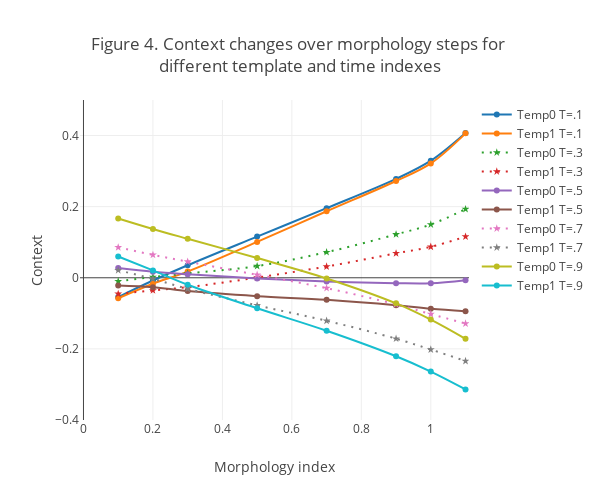

The notebook cell this image was saved under:
### Code cell
'''
5. Graph T0, T1 context curves for different time step outputs, from the relContext Model

'''
gx0y1 = np.array([relIn[0,1:,1],relCn0[1,1:,2]])
gx1y1 = np.array([relIn[0,1:,1],relCn1[1,1:,2]])

gx0y3 = np.array([relIn[0,1:,1],relCn0[3,1:,2]])
gx1y3 = np.array([relIn[0,1:,1],relCn1[3,1:,2]])

gx0y4 = np.array([relIn[0,1:,1],relCn0[4,1:,2]])
gx1y4 = np.array([relIn[0,1:,1],relCn1[4,1:,2]])

gx0y5 = np.array([relIn[0,1:,1],relCn0[5,1:,2]])
gx1y5 = np.array([relIn[0,1:,1],relCn1[5,1:,2]])

gx0y6 = np.array([relIn[0,1:,1],relCn0[6,1:,2]])
gx1y6 = np.array([relIn[0,1:,1],relCn1[6,1:,2]])

gx0y7 = np.array([relIn[0,1:,1],relCn0[7,1:,2]])
gx1y7 = np.array([relIn[0,1:,1],relCn1[7,1:,2]])

gx0y8 = np.array([relIn[0,1:,1],relCn0[8,1:,2]])
gx1y8 = np.array([relIn[0,1:,1],relCn1[8,1:,2]])

glist = [gx0y1,gx1y1, gx0y3,gx1y3, gx0y4,gx1y4, gx0y5,gx1y5 , gx0y6,gx1y6,]

labels=['Temp0 T=.1', 'Temp1 T=.1',
        'Temp0 T=.3', 'Temp1 T=.3',
        'Temp0 T=.5', 'Temp1 T=.5', 
        'Temp0 T=.7', 'Temp1 T=.7',
        'Temp0 T=.9', 'Temp1 T=.9',
        'Temp0 T=1.0', 'Temp1 T=1.0',
        'Temp0 T=1.1', 'Temp1 T=1.1']

layout = go.Layout(
    title = '',
    height = 500,
    width = 600,
    hovermode= 'closest',
    xaxis= dict(
        title= 'Morphology index',
        range = [-.01,1.11],
        tick0 = 0.,
        dtick = 0.2
    ),
    yaxis=dict(
        title= 'Context',
        range = [-.4,.5],
    )    
)
layout.title = 'Figure 4. Context changes over morphology steps for <br>different template and time indexes' 
f = gy.graphCurves(glist, layout, labels, 
        dashRange=gy.rangeList([range(2,4),range(6,8),range(10,112)]))

offline.iplot(f)
# if not os.path.exists('images'):
#     os.mkdir('images')
# pio.write_image(f, './images/fig4.png')

### Figure 1 — Plotly figure (JSON) as saved in the notebook; plotly's stock layout.template omitted (floating-point values rounded to 4 significant figures)
{"data": [{"line": {"shape": "spline"}, "name": "Temp0 T=.1", "type": "scatter", "uid": "ab90a9f8-ef8e-454c-8a20-009463dd2520", "x": [0.1, 0.2, 0.3, 0.5, 0.7, 0.9, 1, 1.1], "y": [-0.05438, -0.007733, 0.03521, 0.1158, 0.1959, 0.2781, 0.3293, 0.4075]}, {"line": {"shape": "spline"}, "name": "Temp1 T=.1", "type": "scatter", "uid": "d41f1876-2b08-4b1c-bf0e-905ebaf9785d", "x": [0.1, 0.2, 0.3, 0.5, 0.7, 0.9, 1, 1.1], "y": [-0.05761, -0.01686, 0.01748, 0.1009, 0.1871, 0.2722, 0.3216, 0.4062]}, {"line": {"dash": "2px,6px", "shape": "spline"}, "marker": {"symbol": "star"}, "name": "Temp0 T=.3", "type": "scatter", "uid": "49f16794-9d8d-4d68-9bf9-71aca9ab7025", "x": [0.1, 0.2, 0.3, 0.5, 0.7, 0.9, 1, 1.1], "y": [-0.009765, 0.001955, 0.0123, 0.0329, 0.07198, 0.122, 0.1498, 0.1932]}, {"line": {"dash": "2px,6px", "shape": "spline"}, "marker": {"symbol": "star"}, "name": "Temp1 T=.3", "type": "scatter", "uid": "46097c19-7194-4110-80b2-f1cd78a9eeff", "x": [0.1, 0.2, 0.3, 0.5, 0.7, 0.9, 1, 1.1], "y": [-0.04521, -0.03563, -0.02637, 0.0005533, 0.03162, 0.06873, 0.08706, 0.1158]}, {"line": {"shape": "spline"}, "name": "Temp0 T=.5", "type": "scatter", "uid": "4482fae9-637c-4344-a30a-ebdc07280745", "x": [0.1, 0.2, 0.3, 0.5, 0.7, 0.9, 1, 1.1], "y": [0.0273, 0.01706, 0.009923, -0.001931, -0.01028, -0.01515, -0.01552, -0.006651]}, {"line": {"shape": "spline"}, "name": "Temp1 T=.5", "type": "scatter", "uid": "edd22edd-1b1a-4271-98ac-9be48c2607f0", "x": [0.1, 0.2, 0.3, 0.5, 0.7, 0.9, 1, 1.1], "y": [-0.02177, -0.02654, -0.03744, -0.05168, -0.06202, -0.07743, -0.08726, -0.09412]}, {"line": {"dash": "2px,6px", "shape": "spline"}, "marker": {"symbol": "star"}, "name": "Temp0 T=.7", "type": "scatter", "uid": "c30a9851-27e0-421d-91c0-9a8b4e75ae4f", "x": [0.1, 0.2, 0.3, 0.5, 0.7, 0.9, 1, 1.1], "y": [0.08564, 0.06452, 0.04539, 0.008338, -0.02924, -0.07478, -0.102, -0.1287]}, {"line": {"dash": "2px,6px", "shape": "spline"}, "marker": {"symbol": "star"}, "name": "Temp1 T=.7", "type": "scatter", "uid": "185ac0f2-6cfd-4ccd-94aa-7f4636e5a175", "x": [0.1, 0.2, 0.3, 0.5, 0.7, 0.9, 1, 1.1], "y": [0.02118, -0.00301, -0.031, -0.07752, -0.1209, -0.1713, -0.2018, -0.2341]}, {"line": {"shape": "spline"}, "name": "Temp0 T=.9", "type": "scatter", "uid": "55c2e227-ac1a-4de8-b1ba-c9cf16203c65", "x": [0.1, 0.2, 0.3, 0.5, 0.7, 0.9, 1, 1.1], "y": [0.1669, 0.1373, 0.1097, 0.05551, -0.00183, -0.07191, -0.1176, -0.1716]}, {"line": {"shape": "spline"}, "name": "Temp1 T=.9", "type": "scatter", "uid": "9ce5c845-761b-4206-9d1e-0b8723cfa17f", "x": [0.1, 0.2, 0.3, 0.5, 0.7, 0.9, 1, 1.1], "y": [0.05996, 0.02074, -0.01977, -0.08585, -0.149, -0.2208, -0.2639, -0.3142]}], "layout": {"height": 500, "hovermode": "closest", "title": {"text": "Figure 4. Context changes over morphology steps for <br>different template and time indexes"}, "width": 600, "xaxis": {"dtick": 0.2, "range": [-0.01, 1.11], "tick0": 0, "title": {"text": "Morphology index"}}, "yaxis": {"range": [-0.4, 0.5], "title": {"text": "Context"}}}}
